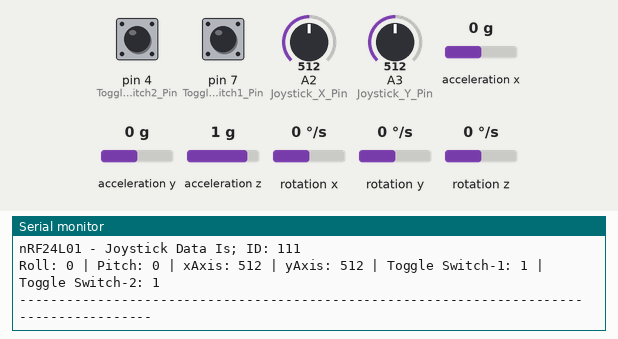
A sketch run on a simulated Arduino Uno, built with avr-gcc and run on an emulated ATmega328P. On the bench: the last lines printed to the serial monitor. The test bench sets the inputs (shaded band); at power-on: acceleration x 0 g, A2 (Joystick_X_Pin) = 512, A3 (Joystick_Y_Pin) = 512, pin 4 (Toggle_Switch2_Pin) HIGH, pin 7 (Toggle_Switch1_Pin) HIGH, acceleration y 0 g, acceleration z 1 g, rotation x 0 °/s, rotation y 0 °/s, rotation z 0 °/s. No radio packets arrive unless stated.

Above: at 2.2 s.
2.3 s: acceleration x set to -1.4 g
At 3.5 s:
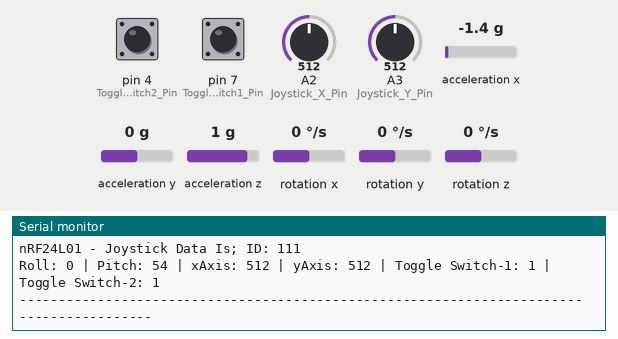
3.8 s: A2 (Joystick_X_Pin) set to 716
At 4.9 s:
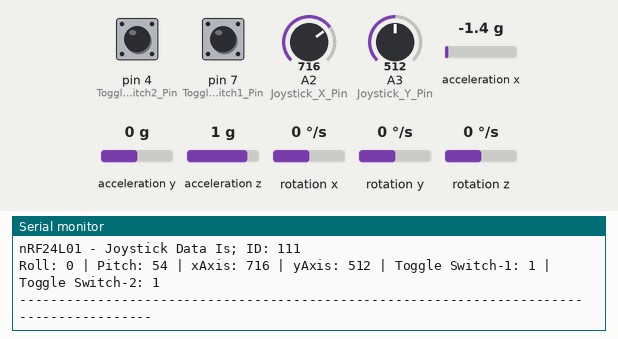
5.3 s: A3 (Joystick_Y_Pin) set to 716
At 6.0 s:
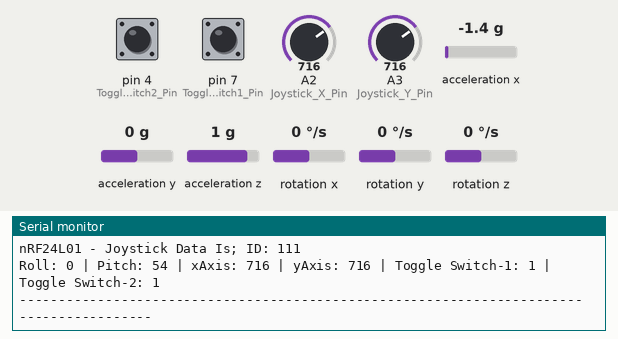
6.8 s: pin 4 (Toggle_Switch2_Pin) pulled LOW for 0.25 s
At 7.24 s:
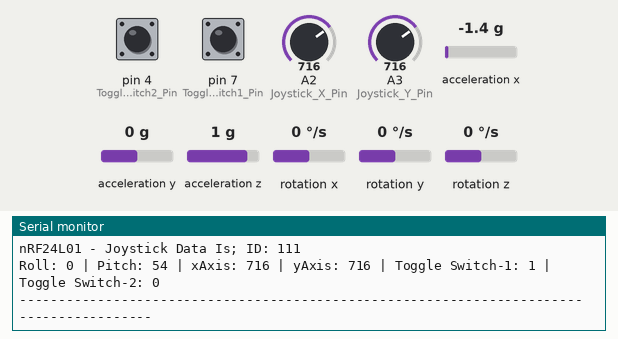
8.5 s: pin 7 (Toggle_Switch1_Pin) pulled LOW for 0.25 s
At 8.98 s:
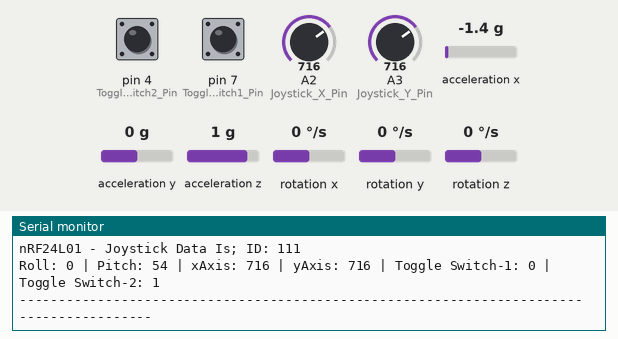
10.2 s: acceleration y set to -1.4 g
At 11.0 s:
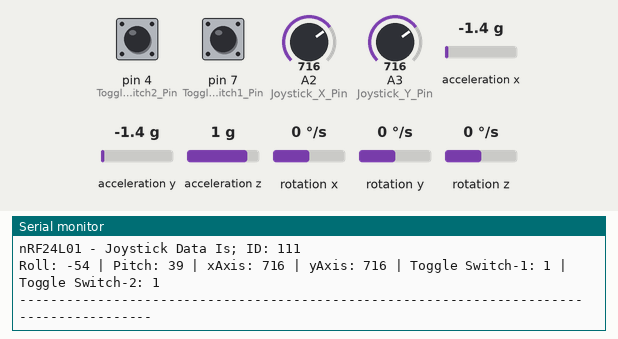
Timing chart, 0 to 12.7 s (numbered marks = the images above; inputs shaded):
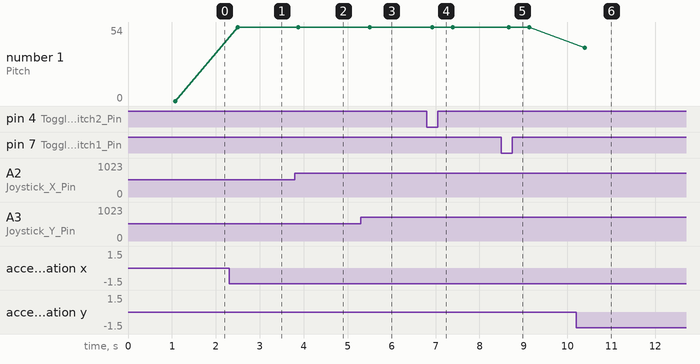

Measured:
- after the input at 2.3 s, the serial monitor: prints a new line after 0.20 s (image 1)
- after the input at 3.8 s, the serial monitor: prints a new line after 0.07 s (image 2)
- after the input at 5.3 s, the serial monitor: prints a new line after 0.20 s (image 3)
- after the input at 6.8 s, the serial monitor: prints a new line after 0.13 s (image 4)
- after the input at 8.5 s, the serial monitor: prints a new line after 0.16 s (image 5)
- after the input at 10.2 s, the serial monitor: prints a new line after 0.20 s (image 6)
- plotted number 1: 0 → 54 after the input at 2.3 s, 54 → 39 after the input at 10.2 s

The sketch:

nRF24L01_Joystick_MPU6050_Toggle_Prototip1.ino
```cpp
//nRF24L01 lib
#include <SPI.h>
#include <nRF24L01.h>
#include <RF24.h>
//MPU6050 lib
#include <MPU6050.h>

//nRF24L01 Değişkenler
RF24 radio(5, 6);   // nRF24L01 (CE, CSN)
const byte address[6] = "00001"; // Address
byte number = 0;

void nrf24_Init(void);

#define Joystick_X_Pin A2
#define Joystick_Y_Pin A3

const byte potSensvity = 50;

int joystick_right_x = 500;
int joystick_right_y = 500;
int joystick_right_x_prev = 0;
int joystick_right_y_prev = 0;

int joystick_left_x = 500;
int joystick_left_y = 500;
int joystick_left_x_prev = 500;
int joystick_left_y_prev = 500;

struct Kumanda{
  int xAxis;
  int yAxis;
};
Kumanda kumanda = {500, 500};

//MPU6050 Değişkenler
MPU6050 mpu;

const byte MPU_Sensvity = 10;

int pitch = 0;
int roll = 0;
int pitch_prev = 0;
int roll_prev = 0;

struct MPU6050_Struct{
  int pitch;
  int roll;
};

MPU6050_Struct mpu6050 = {0, 0};

//Toggle Switch
#define Toggle_Switch1_Pin 7
#define Toggle_Switch2_Pin 4

//Push Button
#define Right_Button1 2
#define Right_Button2 3
byte prevButton1 = 1;
byte prevButton2 = 1;
boolean right_button1 = false;
boolean right_button2 = false;

struct Full_Data{
  int joystick_xAxis;
  int joystick_yAxis;
  int joystick_pitch;
  int joystick_roll;
  byte joystick_toggleSwitch1;
  byte joystick_toggleSwitch2;
  byte joystick_id;
};
Full_Data data = {500, 500, 0, 0, 1, 1, 111};

void joystick_control();
void directionControl();
void toggleSwitchControl();
void button_control();
void show_nrf_data();

void setup() {
  Serial.begin(9600);
  pinMode(Toggle_Switch1_Pin, INPUT_PULLUP);
  pinMode(Toggle_Switch2_Pin, INPUT_PULLUP);
  //pinMode(Right_Button1, INPUT_PULLUP);
  //pinMode(Right_Button2, INPUT_PULLUP);
  //nrf24_Init();
  Serial.println("nRF24L01 Baslatiliyor");
  boolean state = radio.begin();
  radio.openWritingPipe(address);
  radio.setPALevel(RF24_PA_LOW);
  radio.setDataRate(RF24_250KBPS);
  radio.setAutoAck(false);
  radio.stopListening();

  if(state == true){
    Serial.println("nRF24-SPI Communication Started.");
  }
  else{
    Serial.println("nRF24-SPI Communication Failled!");
    //while(1);
  }
  delay(500);
  Serial.println("Initialize MPU6050");
  while(!mpu.begin(MPU6050_SCALE_2000DPS, MPU6050_RANGE_2G))
  {
    Serial.println("Could not find a valid MPU6050 sensor, check wiring!");
    delay(500);
  }
  Serial.println("MPU6050-I2C Communication Started");
  delay(500);
  Serial.println("Verici Başlatıldı...");
}

void loop() {
  joystick_control();
  directionControl();
  toggleSwitchControl();
  //button_control();
  delay(200);
}

void nrf24_Init(){
  Serial.println("nRF24L01 Baslatiliyor");
  boolean state = radio.begin();
  radio.openWritingPipe(address);
  radio.setPALevel(RF24_PA_MIN);
  radio.setDataRate(RF24_250KBPS);
  radio.stopListening();

  if(state == true){
    Serial.println("nRF24-SPI Communication Started.");
  }
  else{
    Serial.println("nRF24-SPI Communication Failled!");
    //while(1);
  }
  delay(1000);
  Serial.println("Verici Başlatıldı...");
}

void joystick_control(){
  int joystick_right_x = analogRead(A2);
  int joystick_right_y = analogRead(A3);

  if(!((joystick_right_x < (joystick_right_x_prev + potSensvity)) && (joystick_right_x > (joystick_right_x_prev - potSensvity)))){
    //Serial.println("," + String(joystick_right_x) + "," + String(joystick_right_y));
    kumanda.xAxis = joystick_right_x;
    kumanda.yAxis = joystick_right_y;
    data.joystick_xAxis = joystick_right_x;
    data.joystick_yAxis = joystick_right_y;
    radio.write(&data, sizeof(Full_Data));
    show_nrf_data();
    joystick_right_x_prev = joystick_right_x;
    joystick_right_y_prev = joystick_right_y;
    digitalWrite(2, HIGH);
    delay(50);
    digitalWrite(2, LOW);
  }
  if(!((joystick_right_y < (joystick_right_y_prev + potSensvity)) && (joystick_right_y > (joystick_right_y_prev - potSensvity)))){
    //Serial.println("," + String(joystick_right_x) + "," + String(joystick_right_y));
    kumanda.xAxis = joystick_right_x;
    kumanda.yAxis = joystick_right_y;
    data.joystick_xAxis = joystick_right_x;
    data.joystick_yAxis = joystick_right_y;
    radio.write(&data, sizeof(Full_Data));
    show_nrf_data();
    joystick_right_x_prev = joystick_right_x;
    joystick_right_y_prev = joystick_right_y;
    digitalWrite(2, HIGH);
    delay(50);
    digitalWrite(2, LOW);
  }
  //Serial.println("Joystick Right X: " + String(joystick_right_x));
  //Serial.println("Joystick Right Y: " + String(joystick_right_y));
}

void directionControl(){
  Vector normAccel = mpu.readNormalizeAccel();

  // Calculate Pitch & Roll
  pitch = -(atan2(normAccel.XAxis, sqrt(normAccel.YAxis*normAccel.YAxis + normAccel.ZAxis*normAccel.ZAxis))*180.0)/M_PI;
  roll = (atan2(normAccel.YAxis, normAccel.ZAxis)*180.0)/M_PI;

  if(!((pitch < (pitch_prev + MPU_Sensvity)) && (pitch > (pitch_prev - MPU_Sensvity)))){
    mpu6050.pitch = pitch;
    mpu6050.roll = roll;
    data.joystick_pitch = pitch;
    data.joystick_roll = roll;
    if(pitch > 25 || pitch < -25){
      radio.write(&data, sizeof(Full_Data));
      show_nrf_data();
    }
    else if(pitch < 10 || pitch > -10){
      radio.write(&data, sizeof(Full_Data));
      show_nrf_data();
    }
    //Serial.println("MPU6050 Pitch: " + String(mpu6050.pitch) + " | Roll: " + String(mpu6050.roll));
    //radio.write(&kumanda, sizeof(Kumanda));
    pitch_prev = pitch;
    roll_prev = roll;
  }

  if(!((roll < (roll_prev + MPU_Sensvity)) && (roll > (roll_prev - MPU_Sensvity)))){
    mpu6050.pitch = pitch;
    mpu6050.roll = roll;
    data.joystick_pitch = pitch;
    data.joystick_roll = roll;
    if(roll > 25 || roll < -25){
      radio.write(&data, sizeof(Full_Data));
      show_nrf_data();
    }
    else if(roll < 10 || roll > -10){
      radio.write(&data, sizeof(Full_Data));
      show_nrf_data();
    }
    //Serial.println("MPU6050 Pitch: " + String(mpu6050.pitch) + " | Roll: " + String(mpu6050.roll));
    //radio.write(&kumanda, sizeof(Kumanda));
    pitch_prev = pitch;
    roll_prev = roll;
  }
}

void toggleSwitchControl(){
  byte toggleSwitch2 = digitalRead(Toggle_Switch2_Pin);
  if(data.joystick_toggleSwitch2 != toggleSwitch2){
    data.joystick_toggleSwitch2 = toggleSwitch2;
    radio.write(&data, sizeof(Full_Data));
    show_nrf_data();
    delay(100);
  }
  byte toggleSwitch1 = digitalRead(Toggle_Switch1_Pin);
  if(data.joystick_toggleSwitch1 != toggleSwitch1){
    data.joystick_toggleSwitch1 = toggleSwitch1;
    radio.write(&data, sizeof(Full_Data));
    show_nrf_data();
    delay(100);
  }
}

void show_nrf_data(){
  Serial.println("nRF24L01 - Joystick Data Is; ID: " + String(data.joystick_id));
  Serial.print("Roll: " + String(data.joystick_roll) + " | Pitch: " + String(data.joystick_pitch));
  Serial.print(" | xAxis: " + String(data.joystick_xAxis) + " | yAxis: " + String(data.joystick_yAxis));
  Serial.println(" | Toggle Switch-1: " + String(data.joystick_toggleSwitch1) + " | Toggle Switch-2: " + String(data.joystick_toggleSwitch2));
  Serial.println("-----------------------------------------------------------------------------------------");
}

void button_control(){
  byte button1 = digitalRead(Right_Button1);
  if(button1 != prevButton1){ //Değişim olduğunda tetiklenecek
    //delay(100);
    prevButton1 = button1;
    if(button1 == 0){
      Serial.println("Button-1 Pressed");
    }
    else{
      Serial.println("Button-1 Released");
    }
  }
//  if(button1 == 0){  //Buton-1'e Basıldıysa
//    //while(digitalRead(Right_Button1) == LOW);
//    delay(100);
//    Serial.println("Button-1 Pressed");
//  }
//  else{
//
//  }
//  byte button2 = digitalRead(Right_Button2);
//  if(button2 == 0){  //Buton-2'ye Basıldıysa
//    //while(digitalRead(Right_Button2) == LOW);
//    delay(100);
//    Serial.println("Button-2 Pressed");
//  }
//  else{
//
//  }
}
```
